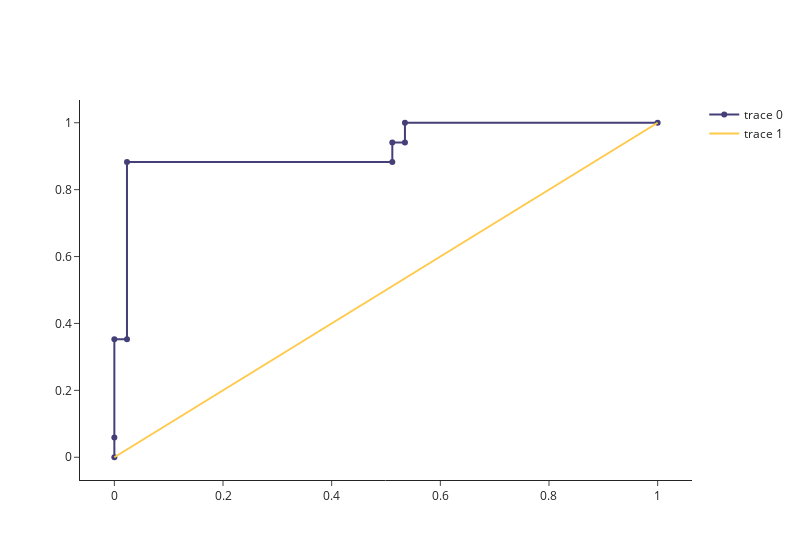

Notebook source saved alongside this figure:
### Markdown cell above
Observing the confusion matrix above, the model with all features classified 4 false negative and this is bad, because the people that were classified as false negative dead.

### Code cell
def plot_roc_curve(lr: LogisticRegression,X_train: pd.DataFrame,X_test: pd.DataFrame,y_train: pd.Series,y_test: pd.Series) -> None:
    # traning a model
    lr.fit(X_train,y_train)
    # making predict
    y_pred_proba = lr.predict_proba(X_test)
    fpr,tpr,threshold = roc_curve(y_test,y_pred_proba[:,1])

    fig = go.Figure()
    fig.add_trace(go.Scatter(x=fpr,y=tpr,mode='lines+markers',marker_color='#453F78'))
    fig.add_trace(go.Scatter(x=[0,1],y=[0,1],mode='lines',marker_color='#FFC94A'))
    fig.update_layout(template='simple_white',width=800)
    fig.show()
plot_roc_curve(lr,X_train,X_test,y_train,y_test) 
# acabar de fazer isso aqui

### Figure 1 — Plotly figure (JSON) as saved in the notebook; plotly's stock layout.template omitted (floating-point values rounded to 4 significant figures)
{"data": [{"marker": {"color": "#453F78"}, "mode": "lines+markers", "type": "scatter", "x": [0, 0, 0, 0.02326, 0.02326, 0.5116, 0.5116, 0.5349, 0.5349, 1], "y": [0, 0.05882, 0.3529, 0.3529, 0.8824, 0.8824, 0.9412, 0.9412, 1, 1]}, {"marker": {"color": "#FFC94A"}, "mode": "lines", "type": "scatter", "x": [0, 1], "y": [0, 1]}], "layout": {"width": 800}}
